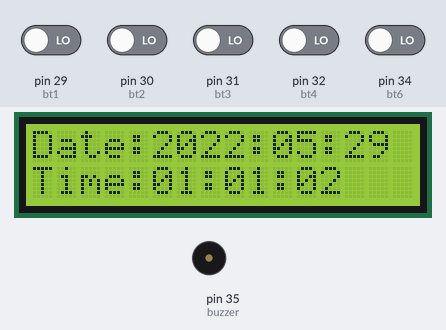
The sketch below on a simulated Arduino Mega 2560, built with avr-gcc and run on an emulated ATmega2560. On the bench: 16×2 character LCD, buzzer (waves = sounding, pin HIGH). Inputs (shaded band) come from the test bench; at power-on: pin 29 (bt1), pin 30 (bt2), pin 31 (bt3), pin 32 (bt4), pin 34 (bt6) LOW.

Above: at 1.2 s.
1.3 s: pin 34 (bt6) driven HIGH
At 2.3 s:
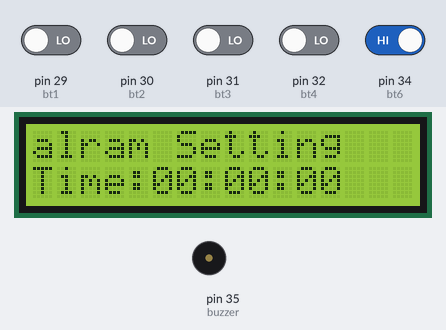
2.8 s: pin 29 (bt1) driven HIGH
At 3.08 s:
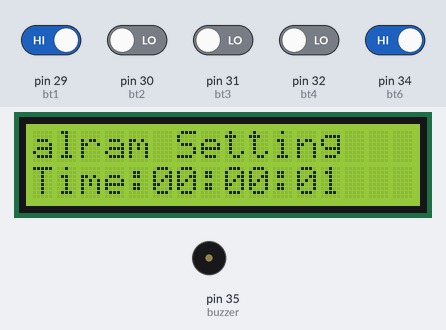
4.4 s: pin 30 (bt2) driven HIGH
At 4.73 s:
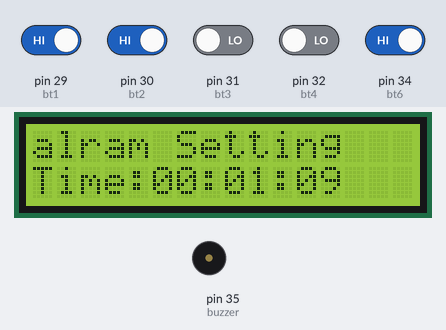
6.1 s: pin 31 (bt3) driven HIGH
At 6.39 s:
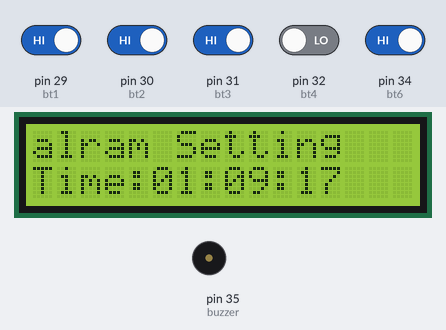
7.7 s: pin 29 (bt1) driven LOW
At 8.04 s:
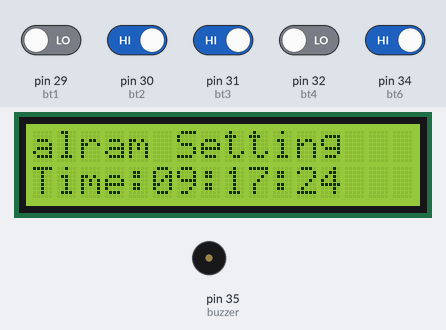
9.4 s: pin 30 (bt2) driven LOW
At 9.69 s:
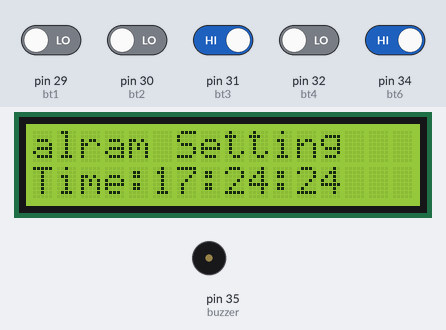
Timing chart, 0 to 12.0 s (numbered marks = the images above; inputs shaded):
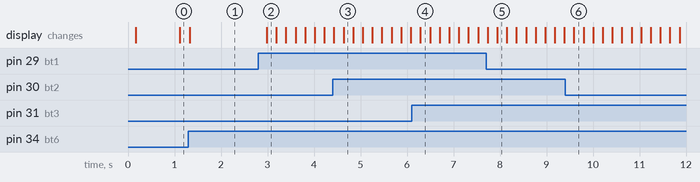

The sketch:

alramwatch.ino
```cpp
#include <LiquidCrystal.h>
LiquidCrystal lcd(22,23,24,25,26,27);

#define C 262 // 도
#define D 294 // 레
#define E 330 // 미
#define F 349 // 파
#define G 392 // 솔
#define A 440 // 라
#define B 494 // 시
int tempo = 200;
int melody1[26]={E,D,C,D,E,E,E,D,D,D,E,G,G,E,D,C,D,E,E,E,D,D,E,D,C};

int y; //연
int m; //월
int d; //일
int h; //시
int b; //분
int s; //초
int milli;


int ah=0; //알람 시
int ab=0; //알람 분
int as=0; //알람 초

int bt1=29; //초 +1 버튼 or 일+1
int bt2=30; //분 +1 버튼 or 월+1
int bt3=31; //시 +1 버튼 or 년+1
int bt4=32;//시간설정
int bt5=33;//날짜설정
int bt6=34;//알람설정

int buzzer=35;


void setup() {
 lcd.begin(16, 2);
  pinMode(bt1,INPUT);
  pinMode(bt2,INPUT);
  pinMode(bt3,INPUT);
  pinMode(bt4,INPUT);
  pinMode(bt5,INPUT);
  pinMode(bt6,INPUT);

  pinMode(buzzer,OUTPUT);
y=2022;
m=5;
d=29;
h=1;
b=1;
s=1;
}

void alramwatch() { //알람시계 함수
lcd.clear();
  lcd.setCursor(0,0);
  lcd.print("alram Setting");
  lcd.setCursor(0,1);

{ lcd.setCursor(0,1); //lcd의 두번째 줄에입력
  lcd.print("Time");
  lcd.print(":");
  if(ah<10){           //자리수 설정 부분
  lcd.setCursor(5,1);
  lcd.print("0");
  lcd.print(ah);
  lcd.print(":");
}
else if(ah>=10){
  lcd.print(ah);
  lcd.print(":");
  }
if(ab<10){
  lcd.setCursor(8,1);
  lcd.print("0");
  lcd.print(ab);
  lcd.print(":");
}
else if(ab>=10){
  lcd.print(ab);
  lcd.print(":");
  }
   if(as<10){
  lcd.setCursor(11,1);
  lcd.print("0");
  lcd.print(as);
}
else if(as>=10){
  lcd.print(as);
  }


if (as == 60){
    as=0;
    ab=ab+1;
  }

  if (ab == 60){
    ab=0;
    ah=ah+1;
  }
  if(ah==24)
  {
    ah=0;
    ab=0;
    as=0;
    d=d+1;
  }

  /////////알람시계 설정하는동안 원래시간도 계속 흐른다
   milli++;
   delay(100);
   if(milli==10){
    s=s+1;
    milli=0;
   }
  if (s == 60){  //초가 60초가되면 초기화 +1분
    s=0;
    b=b+1;
  }

  if (b == 60){ //분이 60분이 되면 초기화 +1시
    b=0;
    h=h+1;
  }
  if(h==24) //시간이 24시가 되면 초기화 +1일
  {
    h=0;
    b=0;
    s=0;
    d=d+1;
  }if (s == 60){  //초가 60초가되면 초기화 +1분
    s=0;
    b=b+1;
  }

  if (b == 60){ //분이 60분이 되면 초기화 +1시
    b=0;
    h=h+1;
  }
  if(h==24) //시간이 24시가 되면 초기화 +1일
  {
    h=0;
    b=0;
    s=0;
    d=d+1;
  }
}


  if(digitalRead(bt1)==HIGH)
  {
    as=as+1;
    if(as==61){
      as=0;
      ab=ab+1;
    }
  }
  if(digitalRead(bt2)==HIGH)
  {
    ab=ab+1;
    if(ab==61){
      ab=0;
      ah=ah+1;
    }
  }
  if(digitalRead(bt3)==HIGH)
  {
    ah=ah+1;
    if(ah==25){
      ah=0;

    }
  }
}


void watch(){         //시계 부분
 lcd.setCursor(0,1);  //lcd의 두번째 줄에입력


  lcd.print("Time");
  lcd.print(":");

  if(h<10){           //자리수 설정 부분
  lcd.setCursor(5,1);
  lcd.print("0");
  lcd.print(h);
  lcd.print(":");
}
else if(h>=10){
  lcd.print(h);
  lcd.print(":");
  }
if(b<10){
  lcd.setCursor(8,1);
  lcd.print("0");
  lcd.print(b);
  lcd.print(":");
}
else if(b>=10){
  lcd.print(b);
  lcd.print(":");
  }
   if(s<10){
  lcd.setCursor(11,1);
  lcd.print("0");
  lcd.print(s);
}
else if(s>=10){
  lcd.print(s);
  }

milli++;
delay(100);
if(milli==10){
    s=s+1;
    milli=0;
   }

if (s == 60){  //초가 60초가되면 초기화 +1분
    s=0;
    b=b+1;
  }

  if (b == 60){ //분이 60분이 되면 초기화 +1시
    b=0;
    h=h+1;
  }
  if(h==24) //시간이 24시가 되면 초기화 +1일
  {
    h=0;
    b=0;
    s=0;
    d=d+1;
  }
  if(digitalRead(bt4)==HIGH){ //시간 조정
  if(digitalRead(bt1)==HIGH)
  {
    s=s+1 ;

  }
  if(digitalRead(bt2)==HIGH)
  {
    b=b+1;

  }
  if(digitalRead(bt3)==HIGH)
  {
    h=h+1;

  }
}

}

void date() {
  // 날짜 부분
  lcd.setCursor(0, 0); // lcd 첫번째 줄에 표시
  lcd.print("Date");
  lcd.print(":");
  lcd.print(y);
  lcd.print(":");

  if (m < 10) { // 달이 한자리수일때 앞에 0표시
    lcd.setCursor(10, 0);
    lcd.print("0");
    lcd.print(m);
  } else if (m >= 10) { // 달이 두자리수일때
    lcd.print(m);
  }

  if (d < 10) { // 일이 한자리수일때 앞에 0이 표시
    lcd.setCursor(12, 0);
    lcd.print(":");
    lcd.print("0");
    lcd.print(d);
  } else if (d >= 10) { // 두자리수일때
    lcd.print(":");
    lcd.print(d);
  }

  if (digitalRead(bt3) == HIGH) {
    y = y + 1;
  }
}


void ringring(){ //알람부분
  if(ah==h && ab==b && as==s){ //설정시간과 현재시간이 같으면 알람이 울린다

   lcd.clear();
   lcd.print("Wake Up!");
    for(int i=0;i<26;i++){
      watch();
      tone(buzzer,melody1[i],tempo);
      ah=0;
      ab=0;
      as=0;
    }
  }
}


void loop() {
if(digitalRead(bt6)==HIGH){ //알람시계 부분
  alramwatch();
  delay(100);//이게 없으면 버튼6번 눌렀을때 화면이 너무 깜빡거림
}
else{

  watch();
  date();
  ringring();
}

}
```

Measured:
- after the input at 1.3 s, the display: changes at once (image 1)
- after the input at 2.8 s, the display: changes after 0.18 s (image 2)
